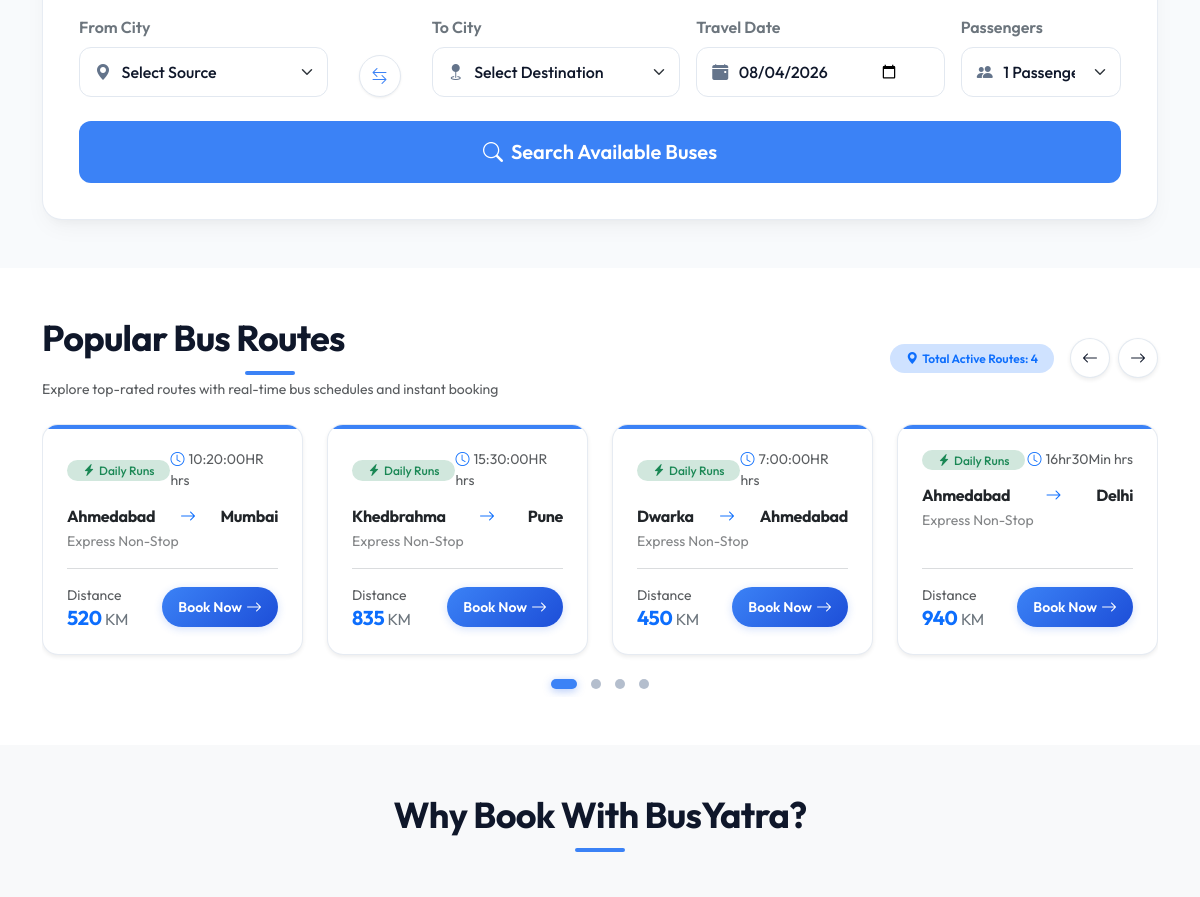
The app's page /index/ (middle part), older data.
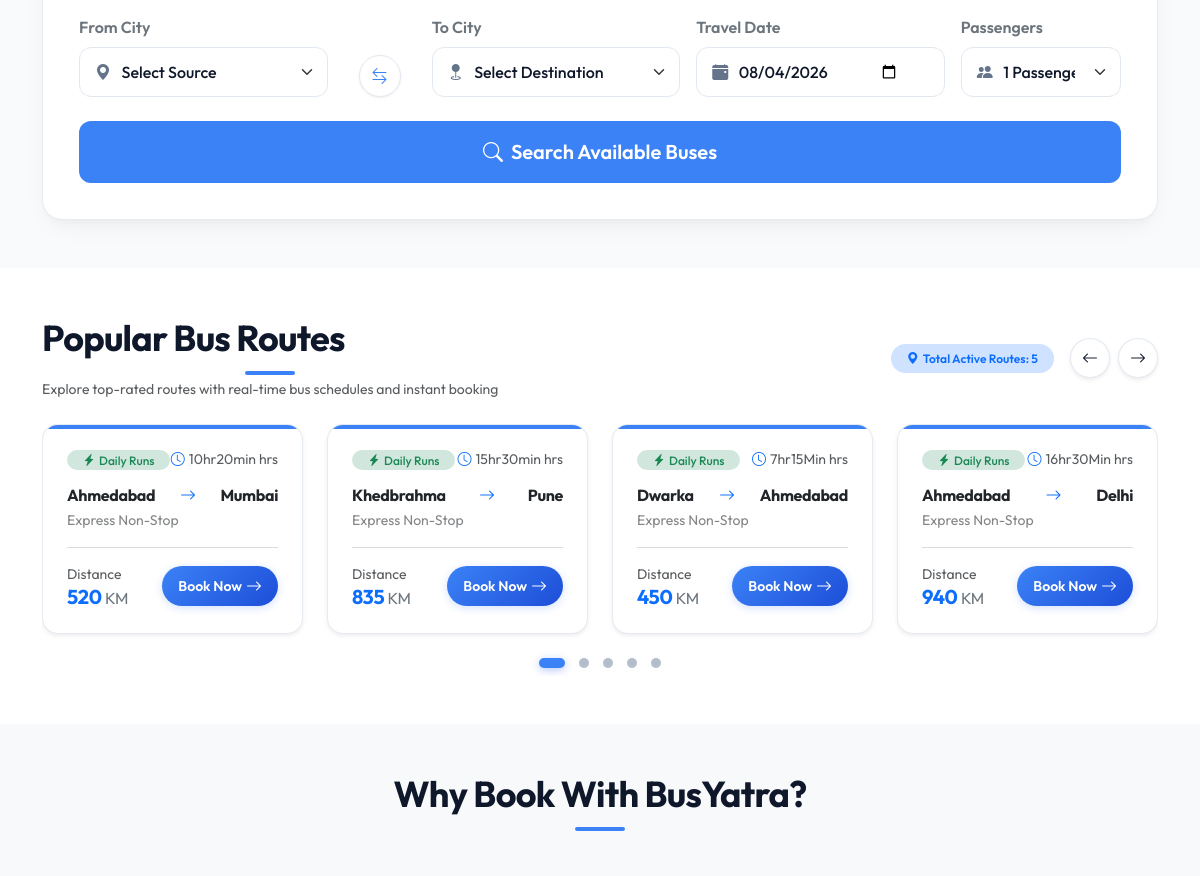
The same page, newer data.
### Bus/models.py (models this page shows, shortened)
class Route(models.Model):
    manager = models.ForeignKey(User, on_delete=models.CASCADE)
    source = models.CharField(max_length=100)
    destination = models.CharField(max_length=100)
    distance = models.IntegerField()      # KM
    duration = models.CharField(max_length=50)

### Bus/views.py (the view)
# urls.py: path('index/', views.index, name='index'),
def index(request):
    try:
        routes = Route.objects.all()
        sources = Bus.objects.values_list('source', flat=True).distinct().order_by('source')
        destinations = Bus.objects.values_list('destination', flat=True).distinct().order_by('destination')
        context = {
            'routes': routes,
            'sources': sources,
            'destinations': destinations
        }
        return render(request, 'index.html', context)
    except Exception as e:
        logger.error(f"Error loading homepage: {e}")
        return HttpResponse("An error occurred loading the home page.")

### Bus/context_processors.py (called while the page is built)
def login_user(request):
    email = request.session.get('email')
    if email:
        try:
            user = User.objects.get(email=email)
            return {'login_user': user}
        except User.DoesNotExist:
            pass
    return {'login_user': None}

### Bus/templates/index.html (shortened to what the changed rows need)
{% extends 'base.html' %}
{% load static %}
{% block content %}
<section class="py-5 bg-white position-relative overflow-hidden">
    <div class="container">
        <div class="d-flex flex-column flex-md-row justify-content-between align-items-md-center mb-4 gap-3">
            <div>
                <h2 class="section-title text-start mb-1">Popular Bus Routes</h2>
            </div>
            <div class="d-flex align-items-center gap-3">
                <span class="badge bg-primary-subtle text-primary px-3 py-2 rounded-pill fw-semibold">
                    <i class="bi bi-geo-alt-fill me-1"></i>Total Active Routes: {{ routes.count }}
                </span>
                <div class="shadcn-carousel-controls d-flex align-items-center gap-2">
                    <button type="button" class="carousel-btn-prev btn rounded-circle shadow-sm" aria-label="Previous Slide">
                    </button>
                    <button type="button" class="carousel-btn-next btn rounded-circle shadow-sm" aria-label="Next Slide">
                    </button>
                </div>
            </div>
        </div>
        {% if routes %}
        <div class="swiper popular-routes-swiper pb-2">
            <div class="swiper-wrapper">
                {% for route in routes %}
                <div class="swiper-slide h-auto">
                    <div class="card route-card-carousel h-100 border-0 shadow-sm rounded-4 p-3 bg-white">
                        <div class="card-body p-2 d-flex flex-column justify-content-between">
                            <div>
                                <div class="d-flex justify-content-between align-items-center mb-3">
                                    <span class="badge bg-success-subtle text-success px-3 py-1 rounded-pill small fw-medium">
                                        <i class="bi bi-lightning-charge-fill me-1"></i>Daily Runs
                                    </span>
                                    <span class="text-muted small">
                                        <i class="bi bi-clock me-1 text-primary"></i>{{ route.duration }} hrs
                                    </span>
                                </div>
                                <h5 class="card-title fw-bold text-navy-dark mb-1 d-flex align-items-center justify-content-between fs-6">
                                    <span>{{ route.source }}</span>
                                    <i class="bi bi-arrow-right text-primary mx-2 route-arrow-icon"></i>
                                    <span>{{ route.destination }}</span>
                                </h5>
                                <p class="text-muted small mb-0 opacity-75">Express Non-Stop</p>
                            </div>
                            <div>
                                <hr class="my-3 text-secondary opacity-25">
                                <div class="d-flex justify-content-between align-items-center">
                                    <div>
                                        <span class="text-muted small d-block">Distance</span>
                                        <h4 class="text-primary fw-bold mb-0 fs-5">
                                            {{ route.distance }} <span class="fs-6 fw-normal text-secondary">KM</span>
                                        </h4>
                                    </div>
                                    <a href="{% url 'bus_list' %}?from={{ route.source|urlencode }}&to={{ route.destination|urlencode }}&source={{ route.source|urlencode }}&destination={{ route.destination|urlencode }}"
                                        class="btn btn-primary rounded-pill px-3 py-2 d-flex align-items-center gap-1 route-arrow-btn">
                                        <span class="small fw-semibold">Book Now</span>
                                        <i class="bi bi-arrow-right fs-6"></i>
                                    </a>
                                </div>
                            </div>
                        </div>
                    </div>
                </div>
                {% endfor %}
            </div>
            <div class="swiper-pagination"></div>
        </div>
        {% else %}
        <div class="text-center py-5">
            <h5 class="text-muted">No Routes Available</h5>
        </div>
        {% endif %}
    </div>
</section>
<section id="why-choose-us" class="py-5 bg-light">
    <div class="container">
        <h2 class="section-title text-center">Why Book With BusYatra?</h2>
    </div>
</section>
{% endblock %}

Row changes from the older to the newer data that the page shows:
changed Route "Mumbai": duration "10:20:00HR" → "10hr20min"
changed Route "Khedbrahma": duration "15:30:00HR" → "15hr30min"
changed Route "Dwarka": duration "7:00:00HR" → "7hr15Min"
Text that changed along with them:
{{ routes.count }}: "4" → "5"
